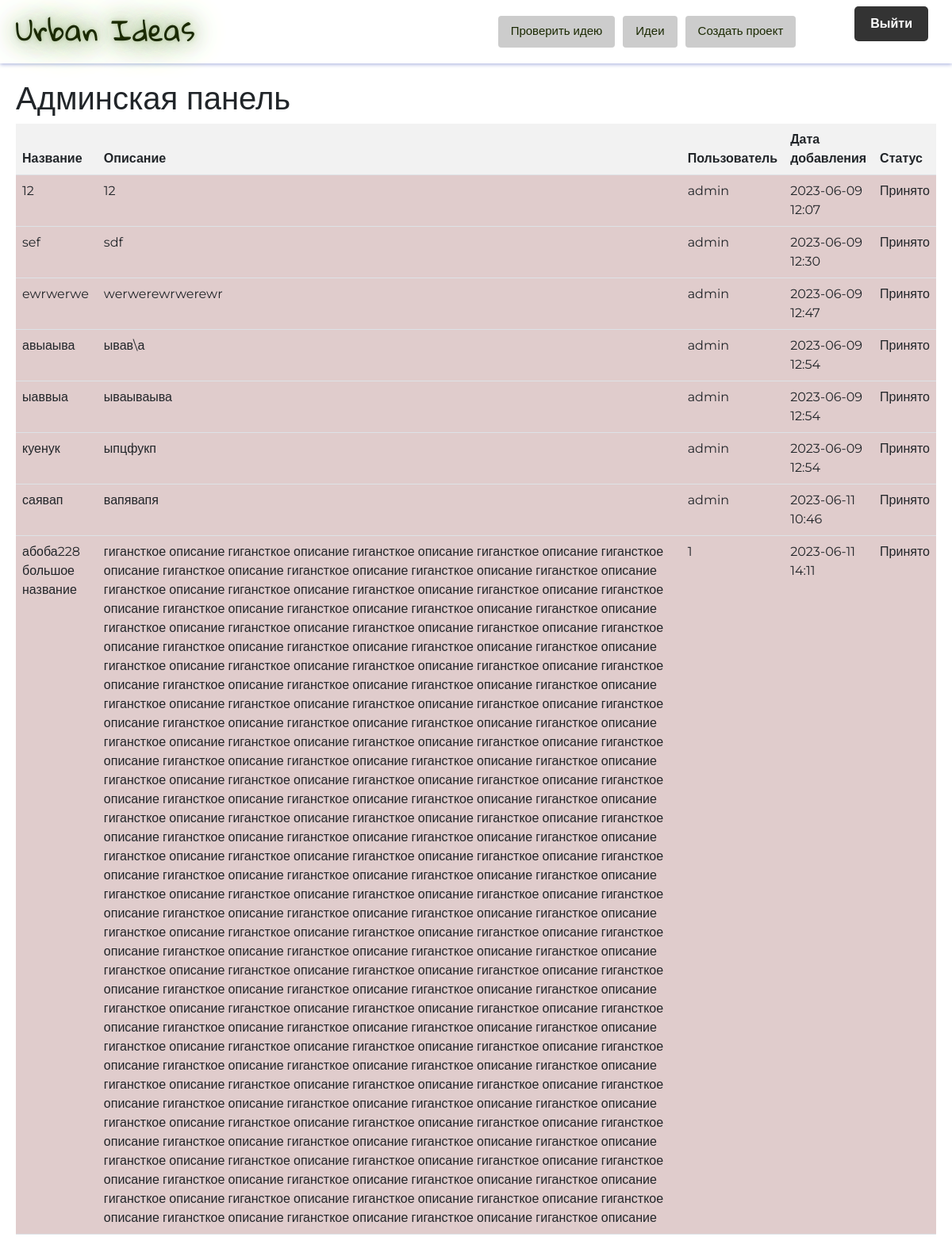
Page /admin (signed in) on the earlier database version.
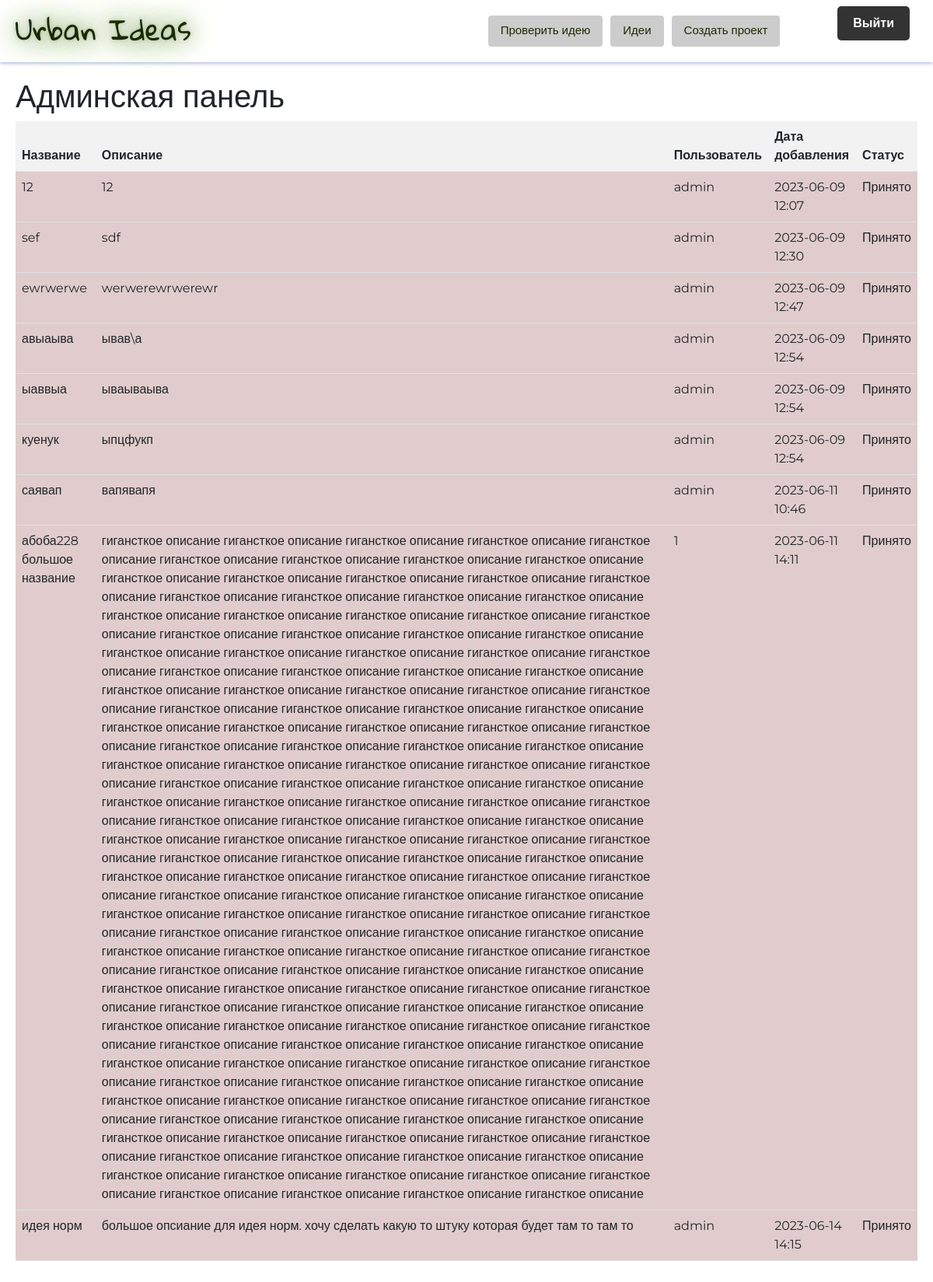
Same page on the later database version.
### data/ideas.py (models this page shows, shortened)
class Idea(SqlAlchemyBase, SerializerMixin):  # класс идей
    __tablename__ = 'ideas'
    id = Column(Integer, primary_key=True, autoincrement=True)
    user_id = Column(Integer, ForeignKey('users.id'), nullable=False)
    user = orm.relationship('User')
    name = Column(String(100), nullable=False)
    description = Column(String(1000))
    image = Column(String, default=None)
    add_time = Column(DateTime)
    approved = Column(Boolean, default=None)
    likes = Column(Integer, default=0)

### data/users.py (models this page shows, shortened)
class User(SqlAlchemyBase, SerializerMixin, UserMixin):  # класс пользователя, юзер миксин для сессии
    __tablename__ = 'users'
    id = Column(Integer, autoincrement=True, primary_key=True)
    username = Column(String, nullable=False)
    hashed_password = Column(String)

### app.py (the view)
@app.route('/admin', methods=['GET', 'POST'])
def admin_panel():
    if current_user.username != 'admin':
        abort(403)  # Если пользователь не админ, возвращаем ошибку 403 Forbidden
    db_sess = db_session.create_session()
    ideas = db_sess.query(Idea).all()
    return render_template('admin_panel.html', ideas=ideas)

### app.py (called while the page is built)
@login_manager.user_loader  # для сессии
def load_user(user_id):
    User = data.users.User
    db_sess = db_session.create_session()
    return db_sess.query(User).get(user_id)

### data/db_session.py (called while the page is built)
def create_session() -> Session:
    global __factory
    return __factory()

### templates/admin_panel.html (shortened to what this page needs)
{% extends "empty.html" %}
{% block content %}
    <h1>Админская панель</h1>
    <table class="table">
        <thead>
        <tr>
            <th>Название</th>
            <th>Описание</th>
            <th>Пользователь</th>
            <th>Дата добавления</th>
            <th>Статус</th>
        </tr>
        </thead>
        <tbody>
        {% for idea in ideas %}
            <tr>
                <td>{{ idea.name }}</td>
                <td>{{ idea.description }}</td>
                <td>{{ idea.user.username }}</td>
                <td>{{ idea.add_time.strftime('%Y-%m-%d %H:%M') if idea.add_time else '' }}</td>
                <td>
                    {% if idea.approved %}
                        Принято
                    {% else %}
                        Отклонено
                    {% endif %}
                </td>
            </tr>
        {% endfor %}
        </tbody>
    </table>
{% endblock %}

### templates/empty.html (shortened to what this page needs)
<!DOCTYPE html>
<html>
<head>
    <link href="https://cdn.jsdelivr.net/npm/bootstrap@5.2.1/dist/css/bootstrap.min.css" rel="stylesheet"
>
    <link rel="stylesheet" type="text/css" href="../static/css/main_page.css">
</head>
<body>
<header class="header">
    <div class="header-blur">
        <div class="main-page-text"><a
                href="/"
                class="neon-text">Urban Ideas</a>
        </div>
        <div class="header-links">
            {% if current_user.username == 'admin' %}
                <button class="button button-header">
                    <a href="/admin">Проверить идею</a>
                </button>
            {% endif %}
            <button class="button button-header">
                <a href="/ideas">Идеи</a>
            </button>
            {% if current_user.is_authenticated %}
                <button class="button button-header">
                    <a href="{{ url_for('add_idea_step1') }}">Создать проект</a>
                </button>
            {% endif %}
        </div>
        <nav class="navbar">
            <div>
                {% if current_user.is_authenticated %}
                    <li class="nav-item">
                        <a href="/logout" class="logout-button">Выйти</a>
                    </li>
                {% endif %}
            </div>
        </nav>
    </div>
</header>
<main>
    {% block content %}{% endblock %}
</main>
</body>
</html>

### static/css/main_page.css (style rules this page uses)
body { font-family: 'Montserrat', sans-serif; }
header { position: sticky; transition: 1s; top: 0; left: 0; width: 100%; height: 80px; box-shadow: 0 1px 5px #9FA8DA; background-repeat: repeat; background-image: url('../img/pattern.jpg'); background-size: cover; -webkit-backdrop-filter: blur(10px); }
.header { position: sticky; transition: 1s; top: 0; z-index: 9999; }
nav a { color: #fff; text-decoration: none; font-weight: bold; }
main { flex-wrap: wrap; justify-content: space-between; padding: 20px; }
.button { padding: 8px 16px; height: 40px; background-color: #AEC09A; color: #000; text-align: center; text-decoration: none; border-radius: 4px; transition: background-color 0.3s; }
.neon-text { font-size: 36px; text-shadow: 0 0 5px #AEC09A, 0 0 20px #AEC09A, 0 0 30px #AEC09A, 0 0 40px #AEC09A, 0 0 50px #AEC09A, 0 0 60px #AEC09A; animation: neon-animation 1s ease-in-out infinite alternate; text-decoration: none; color: #1A2902; font-family: "Gloria Hallelujah", sans-serif; }
.navbar { right: 20px; flex: 1; border-radius: 8px; max-width: fit-content; max-height: fit-content }
.navbar { backdrop-filter: blur(5px); }
.nav-item { display: inline-block; margin-right: 10px; margin-left: 10px }
.logout-button { display: inline-block; padding: 10px 20px; background-color: #333; color: #fff; text-decoration: none; border-radius: 5px; }
.main-page-text { padding-top: 10px; padding-left: 20px; flex: 1; margin-top: auto; margin-bottom: auto; padding-bottom: 20px }
.table { width: 100%; border-radius: 15px; border-collapse: collapse; }
.table th, .table td { text-align: left; background-color: rgba(100, 0, 0, 0.2); }
.table th { background-color: #f2f2f2; font-weight: bold; }
.table td { vertical-align: top; }
.button-header { font-size: 15px; text-decoration: none; background-color: #cccccc; border: none; flex: 1; max-width: fit-content; margin-right: 10px }
.button-header a { color: #1A2902; text-decoration: none; }
.header-blur { backdrop-filter: blur(5px); display: flex; height: 79px }
.header-links { flex: 1; display: flex; margin-top: auto; margin-bottom: auto; justify-content: center; }

Differences in the rows shown:
added Idea: name "идея норм", description "большое опсиание для идея норм. хочу сделать какую то штуку которая будет там то там то", user.username "admin", add_time "2023-06-14 14:15", approved "Принято"
